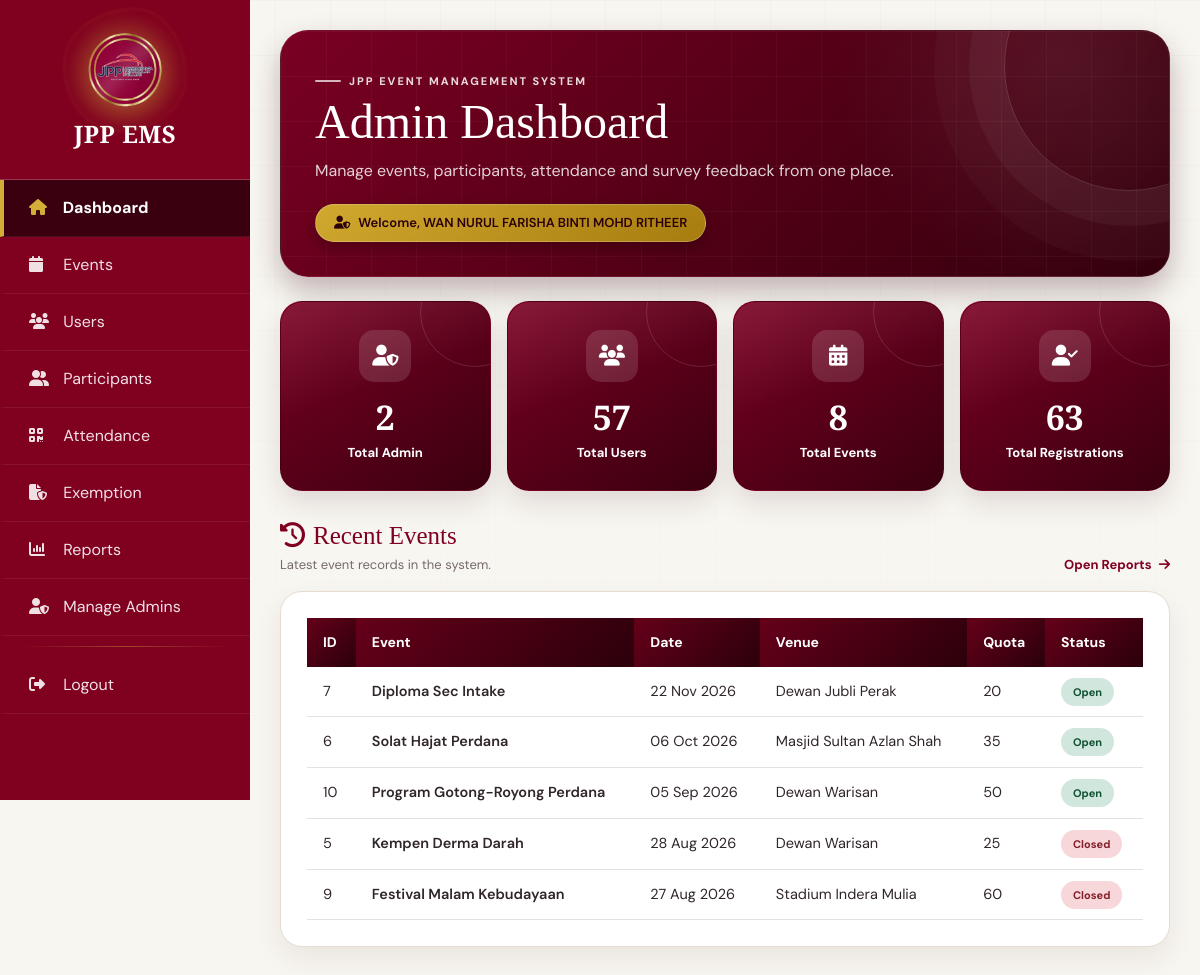
The page /ems/admin/dashboard.php (signed in) on the database its author committed.
### tables this page shows
CREATE TABLE `events` (
  `event_id` int(11) NOT NULL,
  `event_title` varchar(200) NOT NULL,
  `description` text NOT NULL,
  `event_date` date NOT NULL,
  `start_time` time NOT NULL,
  `end_time` time NOT NULL,
  `venue` varchar(200) NOT NULL,
  `quota` int(11) NOT NULL,
  `poster` varchar(255) NOT NULL,
  `status` varchar(20) NOT NULL
);

### ems/admin/dashboard.php (the view, shortened to what this page needs)
<?php
include("../includes/db.php");
function getCount($conn, $sql)
{
    $result = mysqli_query($conn, $sql);
    $row = mysqli_fetch_assoc($result);
    return (int)($row['total'] ?? 0);
}
$total_admin = getCount($conn, "SELECT COUNT(*) AS total FROM admins");
$total_users = getCount($conn, "SELECT COUNT(*) AS total FROM users");
$total_events = getCount($conn, "SELECT COUNT(*) AS total FROM events");
$total_participants = getCount($conn, "SELECT COUNT(*) AS total FROM registrations");
$recent_events = mysqli_query(
    $conn,
    "SELECT event_id,event_title,event_date,start_time,end_time,venue,quota,status
     FROM events
     WHERE event_date IS NOT NULL
     AND event_date != '0000-00-00'
     ORDER BY event_date DESC, event_id DESC
     LIMIT 5"
);
?>
<!DOCTYPE html>
<html lang="en">
<head>
<link href="https://cdn.jsdelivr.net/npm/bootstrap@5.3.3/dist/css/bootstrap.min.css" rel="stylesheet">
<link rel="stylesheet" href="https://cdnjs.cloudflare.com/ajax/libs/font-awesome/6.5.2/css/all.min.css">
</head>
<body>
<?php include("admin_menu.php"); ?>
<div class="main">
    <section class="dashboard-hero">
        <div class="hero-content">
            <div class="kicker">JPP Event Management System</div>
            <h1>Admin Dashboard</h1>
            <p>
                Manage events, participants, attendance and survey feedback
                from one place.
            </p>
            <div class="welcome-pill">
                <i class="fa fa-user-shield"></i>
                Welcome, <?= htmlspecialchars($_SESSION['admin_name'] ?? 'Admin') ?>
            </div>
        </div>
    </section>
    <div class="row g-3">
        <div class="col-lg-3 col-md-6">
            <div class="stat-card">
                <div class="stat-icon"><i class="fa fa-user-shield"></i></div>
                <h2><?= $total_admin ?></h2>
                <p>Total Admin</p>
            </div>
        </div>
        <div class="col-lg-3 col-md-6">
            <div class="stat-card">
                <div class="stat-icon"><i class="fa fa-users"></i></div>
                <h2><?= $total_users ?></h2>
                <p>Total Users</p>
            </div>
        </div>
        <div class="col-lg-3 col-md-6">
            <div class="stat-card">
                <div class="stat-icon"><i class="fa fa-calendar-days"></i></div>
                <h2><?= $total_events ?></h2>
                <p>Total Events</p>
            </div>
        </div>
        <div class="col-lg-3 col-md-6">
            <div class="stat-card">
                <div class="stat-icon"><i class="fa fa-user-check"></i></div>
                <h2><?= $total_participants ?></h2>
                <p>Total Registrations</p>
            </div>
        </div>
    </div>
    <div class="section-head">
        <div>
            <h3><i class="fa fa-clock-rotate-left me-2"></i>Recent Events</h3>
            <p>Latest event records in the system.</p>
        </div>
        <a href="reports.php" class="section-link">
            Open Reports <i class="fa fa-arrow-right ms-1"></i>
        </a>
    </div>
    <div class="table-card">
        <div class="table-responsive">
            <table class="table table-hover align-middle mb-0">
                <thead>
                    <tr>
                        <th>ID</th>
                        <th>Event</th>
                        <th>Date</th>
                        <th>Venue</th>
                        <th>Quota</th>
                        <th>Status</th>
                    </tr>
                </thead>
                <tbody>
                <?php if($recent_events && mysqli_num_rows($recent_events)>0): ?>
                    <?php while($row=mysqli_fetch_assoc($recent_events)): ?>
                        <tr>
                            <td><?= htmlspecialchars($row['event_id']) ?></td>
                            <td class="fw-semibold"><?= htmlspecialchars($row['event_title']) ?></td>
                            <td><?= date('d M Y',strtotime($row['event_date'])) ?></td>
                            <td><?= htmlspecialchars($row['venue']) ?></td>
                            <td><?= htmlspecialchars($row['quota']) ?></td>
                            <td>
                                <?php if(strtolower(trim($row['status']))==='open'): ?>
                                    <span class="badge-open">Open</span>
                                <?php else: ?>
                                    <span class="badge-close">
                                        <?= htmlspecialchars($row['status']) ?>
                                    </span>
                                <?php endif; ?>
                            </td>
                        </tr>
                    <?php endwhile; ?>
                <?php endif; ?>
                </tbody>
            </table>
        </div>
    </div>
</div>
</body>
</html>

### ems/admin/admin_menu.php (style rules this page uses)
body .topbar, body .dashboard-hero { position:relative; background: radial-gradient(circle at 88% 12%,rgba(255,255,255,.08),transparent 28%), linear-gradient(135deg,#7a0022 0%,#560016 48%,#33000d 100%) !important; border:1px solid rgba(255,255,255,.08) !important; border-left:1px solid rgba(255,255,255,.08) !important; box-shadow:0 14px 30px rgba(52,0,18,.28) !important; color:#fff !important; backdrop-filter:none !important; }
body .topbar h3, body .topbar h4, body .dashboard-hero h1 { color:#fff !important; text-shadow:none; }
body .topbar .kicker, body .dashboard-hero .kicker { color:rgba(255,255,255,.85) !important }
body .topbar .kicker::before, body .topbar .kicker:before, body .dashboard-hero .kicker:before { background:rgba(255,255,255,.7) !important }
body .dashboard-hero p, body .topbar p, body .topbar .text-muted { color:rgba(255,255,255,.82) !important }
body .dashboard-hero .welcome-pill, body .topbar.dash-welcome > span { padding:8px 18px !important; border-radius:30px !important; background:linear-gradient(145deg,#d1a92f,#a67c0f) !important; border:1px solid rgba(255,255,255,.22) !important; color:#2b000b !important; font-weight:600; box-shadow:0 6px 14px rgba(0,0,0,.22) !important; }
body .dashboard-hero .welcome-pill b, body .dashboard-hero .welcome-pill i, body .topbar.dash-welcome > span b, body .topbar.dash-welcome > span i { color:#2b000b !important }
body .dashboard-hero:before { background-image:linear-gradient(rgba(255,255,255,.035) 1px,transparent 1px),linear-gradient(90deg,rgba(255,255,255,.035) 1px,transparent 1px) !important; }
body .dashboard-hero:after { border:1px solid rgba(255,255,255,.16) !important; box-shadow:0 0 0 35px rgba(255,255,255,.04),0 0 0 70px rgba(255,255,255,.025) !important; }

### rows shown on the page
events: event_id "7", event_title "Diploma Sec Intake", event_date "22 Nov 2026", venue "Dewan Jubli Perak", quota "20", status "Open"
events: event_id "6", event_title "Solat Hajat Perdana", event_date "06 Oct 2026", venue "Masjid Sultan Azlan Shah", quota "35", status "Open"
events: event_id "10", event_title "Program Gotong-Royong Perdana", event_date "05 Sep 2026", venue "Dewan Warisan", quota "50", status "Open"
events: event_id "5", event_title "Kempen Derma Darah", event_date "28 Aug 2026", venue "Dewan Warisan", quota "25", status "Closed"
events: event_id "9", event_title "Festival Malam Kebudayaan", event_date "27 Aug 2026", venue "Stadium Indera Mulia", quota "60", status "Closed"

### other values the page prints
$_SESSION['admin_name'] "WAN NURUL FARISHA BINTI MOHD RITHEER"
$total_admin "2"
$total_users "57"
$total_events "8"
$total_participants "63"
